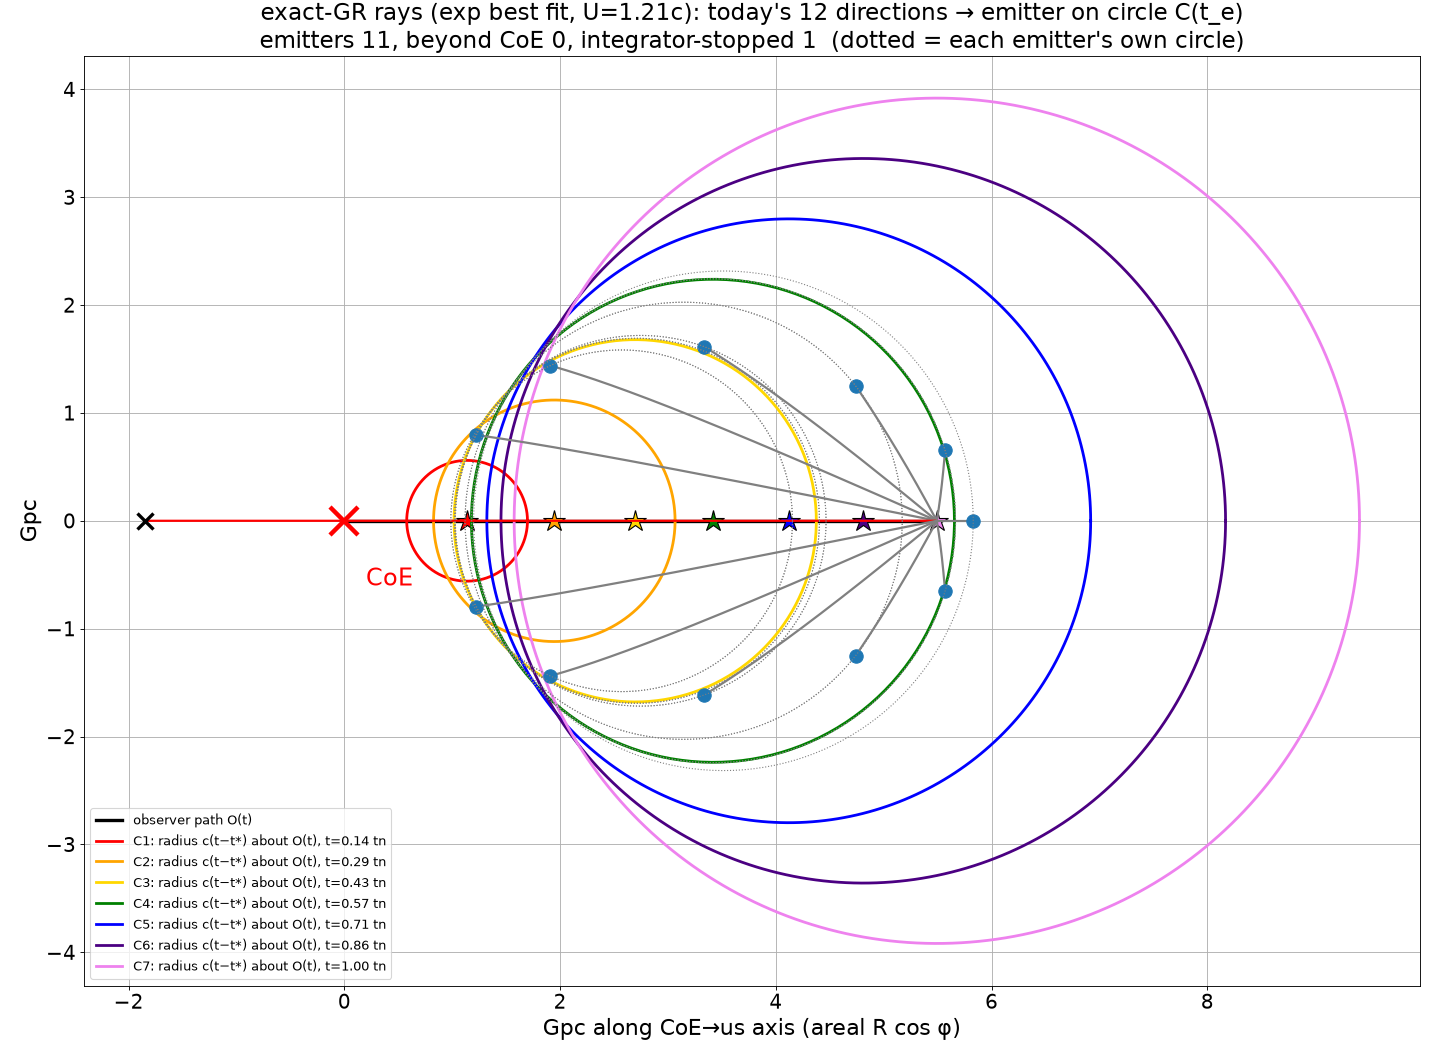

Generate this figure with Python:
import json,pickle,sys,numpy as np; from lc2 import *
import matplotlib;matplotlib.use('Agg');import matplotlib.pyplot as plt
r=json.load(open('res_exp.json')); L,tn=make2('exp',r['x'],Ri=1e-3)
ts=tstar(L,tn); o=obs(L,tn); lam=o['Hbar']*F.C/(70/F.KMSMPC); X0=np.array([0.]); RO=lambda t: L.R(t,X0)[0]
print('tn',tn,'t*',ts,'U/c',o['U'],flush=True)
fin=emitters_circle(L,tn,ts,np.arange(0,360,30.)); pickle.dump(dict(fin=fin,ts=ts,tn=tn),open('lc2_check.pkl','wb'))
fig,ax=plt.subplots(figsize=(18,13)); ax.set_aspect('equal')
tt=np.geomspace(ts,tn,200); ax.plot([RO(t)*lam for t in tt],np.zeros(200),'k-',lw=3,label='observer path O(t)')
cols=['red','orange','gold','green','blue','indigo','violet']; th=np.linspace(0,2*np.pi,300)
for k,t in enumerate(np.linspace(ts,tn,8)[1:]):
    ax.plot((RO(t)+(t-ts)*np.cos(th))*lam,(t-ts)*np.sin(th)*lam,c=cols[k],lw=2.5,label=f'C{k+1}: radius c(t−t*) about O(t), t={t/tn:.2f} tn'); ax.plot(RO(t)*lam,0,'*',c=cols[k],ms=20,mec='k')
for e in fin:
    p=e['pts']; Rr=L.R(p['t'],p['x']); X=Rr*np.cos(p['phi'])*lam; Y=Rr*np.sin(p['phi'])*lam
    ax.plot(X,Y,'-',c='gray' if e['status']=='emitter' else 'red',lw=2)
    if 'R_e' in e:
        ax.plot(X[-1],Y[-1],'o',c='C0' if e['status']=='emitter' else 'red',ms=12)
        ax.plot((e['R_o_te']+(e['t_e']-ts)*np.cos(th))*lam,(e['t_e']-ts)*np.sin(th)*lam,':',c='gray',lw=1)
    else: ax.plot(X[-1],Y[-1],'kx',ms=14,mew=3)
ax.plot(0,0,'rx',ms=25,mew=4); ax.text(0.2,-0.6,'CoE',fontsize=22,color='r')
nb=sum(e['status']=='beyond_CoE' for e in fin); ne=sum(e['status']=='emitter' for e in fin); nst=sum(e['status'].startswith('stopped') for e in fin)
ax.set_title(f'exact-GR rays (exp best fit, U={o["U"]:.2f}c): today\'s 12 directions → emitter on circle C(t_e)\nemitters {ne}, beyond CoE {nb}, integrator-stopped {nst}  (dotted = each emitter\'s own circle)',fontsize=21)
ax.set_xlabel('Gpc along CoE→us axis (areal R cos φ)',fontsize=20); ax.set_ylabel('Gpc',fontsize=20); ax.tick_params(labelsize=18); ax.legend(fontsize=12,loc='lower left'); ax.grid()
fig.tight_layout(); fig.savefig('lc2_check.png',dpi=80)
print('FIN',[(e['ell'],e['status'],round(e.get('t_e',np.nan)/tn,4),round(e.get('z',np.nan),4),round(e.get('T_obs',np.nan),3),e.get('plasma'),e.get('no_matter')) for e in fin],flush=True)
